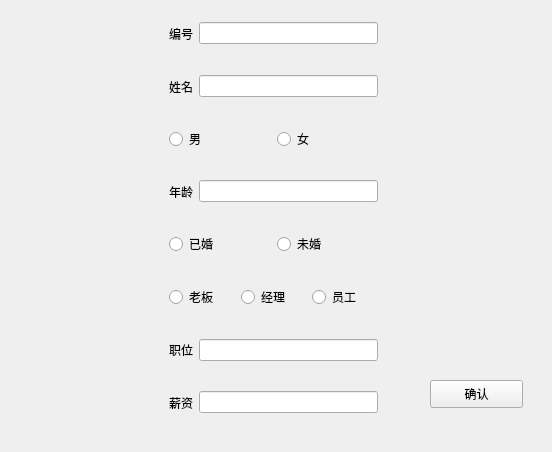
<?xml version="1.0" encoding="UTF-8"?>
<ui version="4.0">
 <class>AddWidget</class>
 <widget class="QWidget" name="AddWidget">
  <property name="geometry">
   <rect>
    <x>0</x>
    <y>0</y>
    <width>552</width>
    <height>452</height>
   </rect>
  </property>
  <property name="windowTitle">
   <string>Form</string>
  </property>
  <widget class="QWidget" name="layoutWidget">
   <property name="geometry">
    <rect>
     <x>160</x>
     <y>10</y>
     <width>227</width>
     <height>416</height>
    </rect>
   </property>
   <layout class="QVBoxLayout" name="verticalLayout">
    <item>
     <widget class="QWidget" name="widget" native="true">
      <layout class="QHBoxLayout" name="horizontalLayout">
       <item>
        <widget class="QLabel" name="label_2">
         <property name="text">
          <string>编号</string>
         </property>
        </widget>
       </item>
       <item>
        <widget class="QLineEdit" name="lineEditNums"/>
       </item>
      </layout>
     </widget>
    </item>
    <item>
     <widget class="QWidget" name="widget_2" native="true">
      <layout class="QHBoxLayout" name="horizontalLayout_2">
       <item>
        <widget class="QLabel" name="label">
         <property name="text">
          <string>姓名</string>
         </property>
        </widget>
       </item>
       <item>
        <widget class="QLineEdit" name="lineEditName"/>
       </item>
      </layout>
     </widget>
    </item>
    <item>
     <widget class="QWidget" name="widget_6" native="true">
      <layout class="QHBoxLayout" name="horizontalLayout_6">
       <item>
        <widget class="QRadioButton" name="rBtnman">
         <property name="text">
          <string>男</string>
         </property>
        </widget>
       </item>
       <item>
        <widget class="QRadioButton" name="rBtnwoman">
         <property name="text">
          <string>女</string>
         </property>
        </widget>
       </item>
      </layout>
     </widget>
    </item>
    <item>
     <widget class="QWidget" name="widget_3" native="true">
      <layout class="QHBoxLayout" name="horizontalLayout_3">
       <item>
        <widget class="QLabel" name="label_3">
         <property name="text">
          <string>年龄</string>
         </property>
        </widget>
       </item>
       <item>
        <widget class="QLineEdit" name="lineEditAges"/>
       </item>
      </layout>
     </widget>
    </item>
    <item>
     <widget class="QWidget" name="widget_7" native="true">
      <layout class="QHBoxLayout" name="horizontalLayout_7">
       <item>
        <widget class="QRadioButton" name="rBtnmarry">
         <property name="text">
          <string>已婚</string>
         </property>
        </widget>
       </item>
       <item>
        <widget class="QRadioButton" name="rBtnunmarry">
         <property name="text">
          <string>未婚</string>
         </property>
        </widget>
       </item>
      </layout>
     </widget>
    </item>
    <item>
     <widget class="QWidget" name="widget_8" native="true">
      <layout class="QHBoxLayout" name="horizontalLayout_8">
       <item>
        <widget class="QRadioButton" name="rBtnboss">
         <property name="text">
          <string>老板</string>
         </property>
        </widget>
       </item>
       <item>
        <widget class="QRadioButton" name="rBtnmanage">
         <property name="text">
          <string>经理</string>
         </property>
        </widget>
       </item>
       <item>
        <widget class="QRadioButton" name="rBtnemployee">
         <property name="text">
          <string>员工</string>
         </property>
        </widget>
       </item>
      </layout>
     </widget>
    </item>
    <item>
     <widget class="QWidget" name="widget_4" native="true">
      <layout class="QHBoxLayout" name="horizontalLayout_4">
       <item>
        <widget class="QLabel" name="label_4">
         <property name="text">
          <string>职位</string>
         </property>
        </widget>
       </item>
       <item>
        <widget class="QLineEdit" name="lineEditJob"/>
       </item>
      </layout>
     </widget>
    </item>
    <item>
     <widget class="QWidget" name="widget_5" native="true">
      <layout class="QHBoxLayout" name="horizontalLayout_5">
       <item>
        <widget class="QLabel" name="label_5">
         <property name="text">
          <string>薪资</string>
         </property>
        </widget>
       </item>
       <item>
        <widget class="QLineEdit" name="lineEditSalary"/>
       </item>
      </layout>
     </widget>
    </item>
   </layout>
  </widget>
  <widget class="QPushButton" name="enterBtn">
   <property name="geometry">
    <rect>
     <x>430</x>
     <y>380</y>
     <width>93</width>
     <height>28</height>
    </rect>
   </property>
   <property name="text">
    <string>确认</string>
   </property>
  </widget>
 </widget>
 <resources/>
 <connections/>
</ui>
